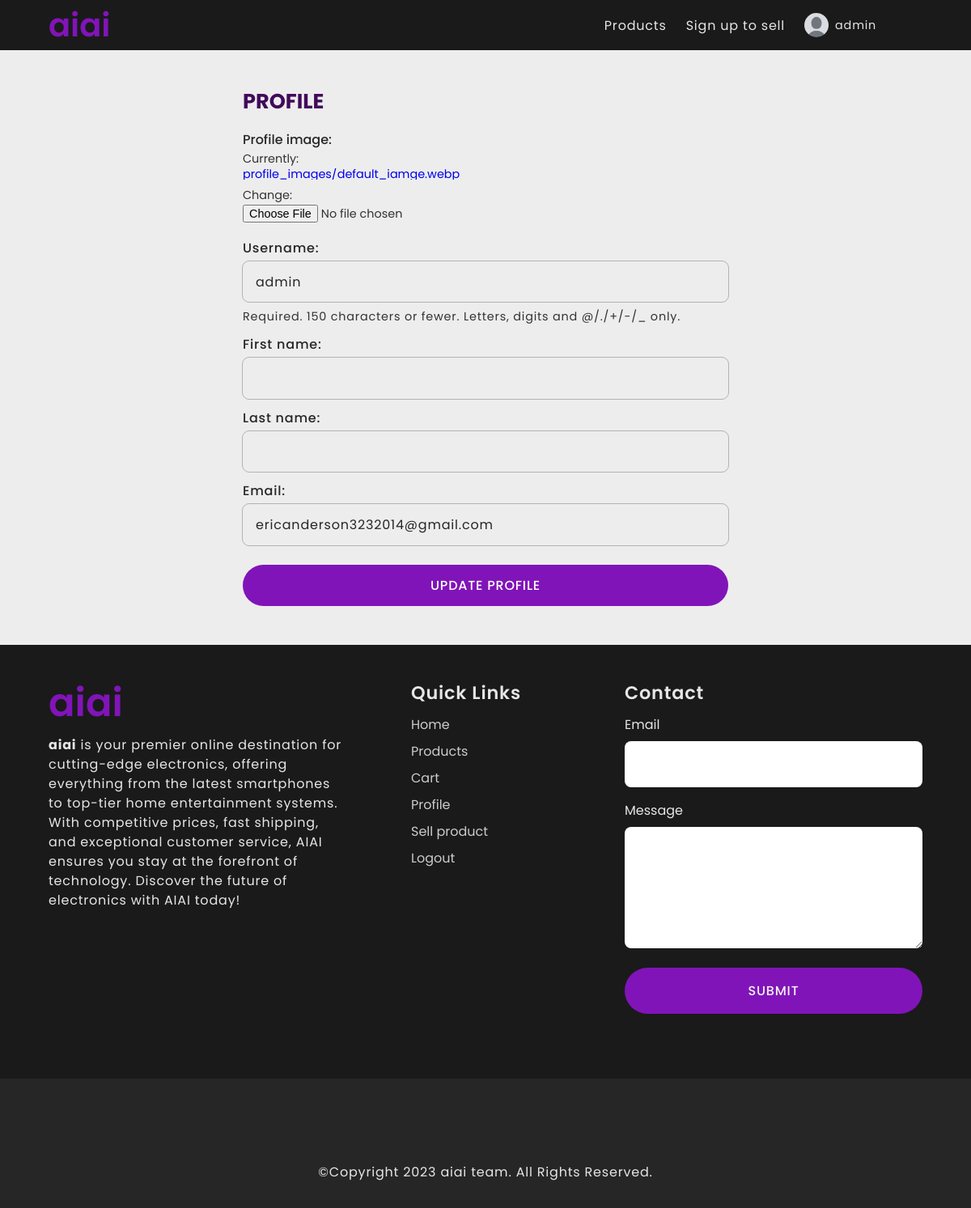
/user/profile/ (signed in), run on an earlier commit of the app's database.
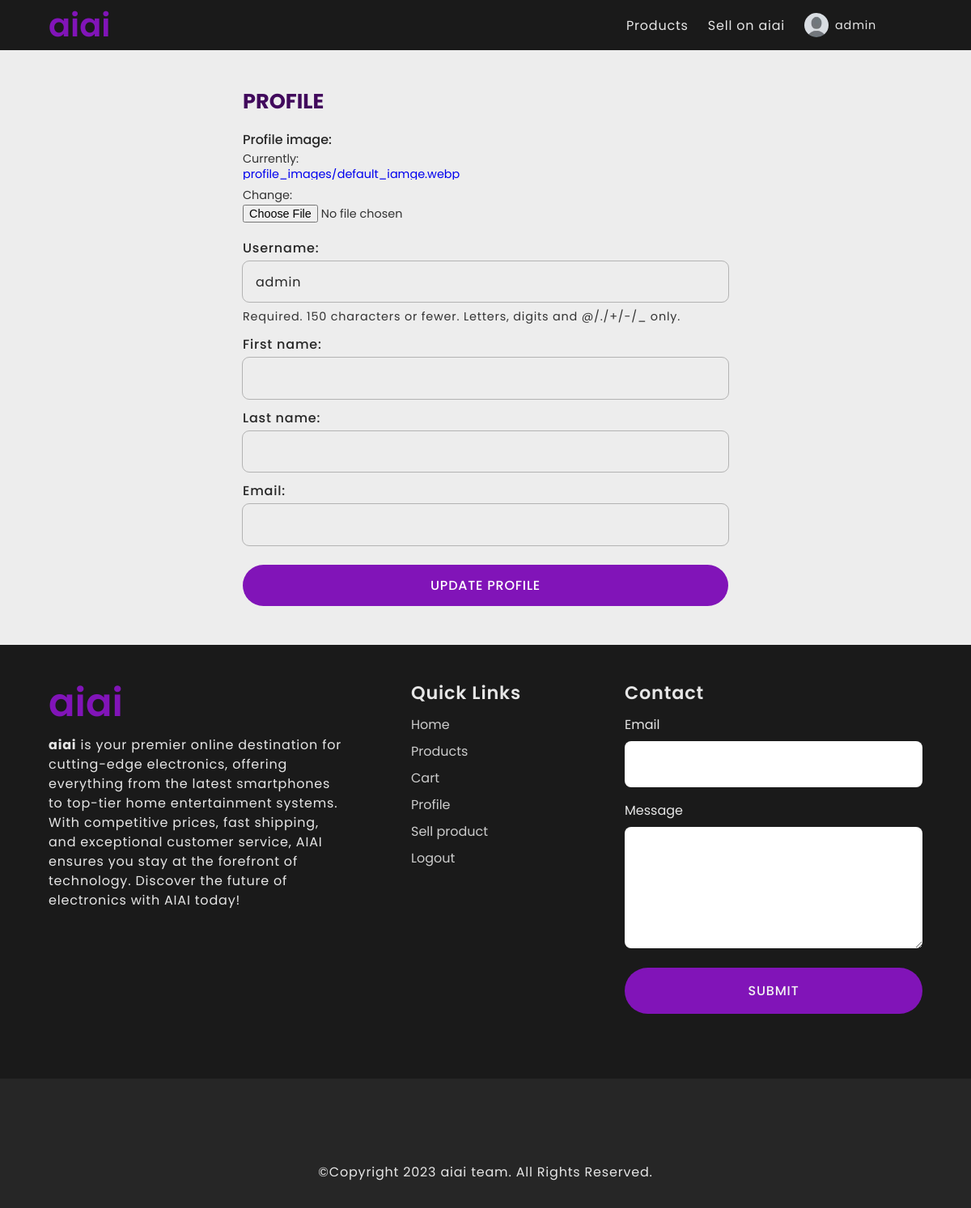
And on a later commit of the database.
### users/models.py (models this page shows, shortened)
class UserProfile(models.Model):
    user = models.OneToOneField(User, on_delete=models.CASCADE, null=True, blank=True)
    profile_image = models.ImageField(upload_to='profile_images', default='profile_images/default_iamge.webp')
    user_name = models.CharField(max_length=50)
    first_name = models.CharField(max_length=50)
    last_name = models.CharField(max_length=100)
    email = models.EmailField(max_length=100)

### users/views.py (the view, shortened to what this page needs)
# urls.py: path('user/profile/', profile_view, name='user-profile'),
@login_required
def profile_view(request):
    user = request.user
    profile = user.userprofile
    profile_form = UserProfileUpdateForm(instance=profile)
    user_form = UserUpdateForm(instance=user)
    context = {
        'profile_form': profile_form,
        'user_form': user_form
    }
    return render(request, 'users/profile.html', context)

### users/forms.py
class UserProfileUpdateForm(forms.ModelForm):
    class Meta:
        model = UserProfile
        fields = ['first_name', 'last_name', 'profile_image', 'email']

class UserUpdateForm(forms.ModelForm):
    class Meta:
        model = User
        fields = ['username']

### products/context_processors.py (called while the page is built, shortened)
def create_checkout_summary(request, receipts=None, receipt_id=None):
    return ''

### products/models.py (called while the page is built)
    def get_discount_price(self):
        sub_cat = ['entry-level', 'high-end']
        product = Product.objects.get(id=self.id)
        if product.sub_category:
            if product.sub_category.name in sub_cat:
                discount = f'{product.price - (product.price * Decimal(.10)):,.2f}'
                return discount
        return None

    def get_order_total(self):
        order_total = None
        if self.product.get_discount_price():
            order_total = round(self.quantity * Decimal(self.product.get_discount_price().replace(',', '')), 2)
        else:
            order_total = round(self.quantity * self.product.price, 2)
        return f'{order_total:,}'

### users/templates/users/profile.html (shortened to what this page needs)
{% extends 'index.html' %}
{% load static %}
{% block content %}
    <div class="user-profile-container">
        <div class="user-profile-wrapper">
            <div class="user-profile-contents">
                <h2 class="update-profile-header">Profile</h2>
                <form class="profile-form" action="" method="POST">
                    <div class="profile-form-profile-image">
                        {{ profile_form.profile_image.label_tag }}
                        <div>{{ profile_form.profile_image }}</div>
                    </div>
                    <div class="user-form-username form-content">
                        {{ user_form.username.label_tag }}
                        {{ user_form.username }}
                        <p class="help-text">{{ user_form.username.help_text }}</p>
                    </div>
                    <div class="profile-form-first-name form-content">
                        {{ profile_form.first_name.label_tag }}
                        {{ profile_form.first_name }}
                    </div>
                    <div class="profile-form-last-name form-content">
                        {{ profile_form.last_name.label_tag }}
                        {{ profile_form.last_name }}
                    </div>
                    <div class="profile-form-email form-content">
                        {{ profile_form.email.label_tag }}
                        {{ profile_form.email }}
                    </div>
                    <div  class="update-profile-btn-container">
                        <button class="update-profile-btn" type="submit">Update Profile</button>
                    </div>
                </form>
            </div>
        </div>
    </div>
{% endblock content %}

### templates/navbar.html (shortened to what this page needs)
{% load static %}
<div id="nav" class="nav-bar-wrapper">
    <a class="brand-name" href="{% url 'products:product-home' %}">
        aiai
    </a>
    {% with request.resolver_match.url_name as url_name %}
        <nav class="nav-links">
            <a class="nav-link {% if url_name == 'product-list' %}active-nav-link{% endif %}" href="{% url 'products:product-list' %}">Products</a>
            {% if not request.user.is_authenticated %}
                <a class="nav-link {% if url_name == 'user-login' %}active-nav-link{% endif %}" href="{% url 'users:user-login' %}">Login</a>
                <a class="nav-link {% if url_name == 'user-register' %}active-nav-link{% endif %}" href="{% url 'users:user-register' %}">Register</a>
            {% else %}
                {% if request.user.seller %}
                    <a class="nav-link {% if url_name == 'product-create' %}active-nav-link{% endif %}" href="{% url 'sellers:product-create' %}">Sell on aiai</a>
                {% else %}
                    <a class="nav-link {% if url_name == 'seller-signup' %}active-nav-link{% endif %}" href="{% url 'sellers:seller-register' %}">Sign up to sell</a>
                {% endif %}
                <div class="logged-in-user-nav-link-container">
                    <div class="toggle-user-navbar">
                        <img class="logged-in-navbar-user-profile-img" src="{{request.user.userprofile.profile_image.url}}" alt="">
                        <p class="logged-in-navbar-username">{{ request.user.username }}</p>
                        <button class="toggle-user-nav-links-btn open-user-navlinks-btn">
                            <i class="fas fa-chevron-down"></i>
                        </button>
                    </div>
                </div>
            {% endif %}
            <button type="button" class="nav-link nav-link-search-button search-btn">
                <i class="fas fa-search"></i>
            </button>
        </nav>
    {% endwith %}
</div>

What changed in the data, as far as the page shows it:
changed UserProfile: email "ericanderson3232014@gmail.com" → (not shown)
Also different on the page:
text no longer shown: "Sign up to sell"
text now shown: "Sell on aiai"
